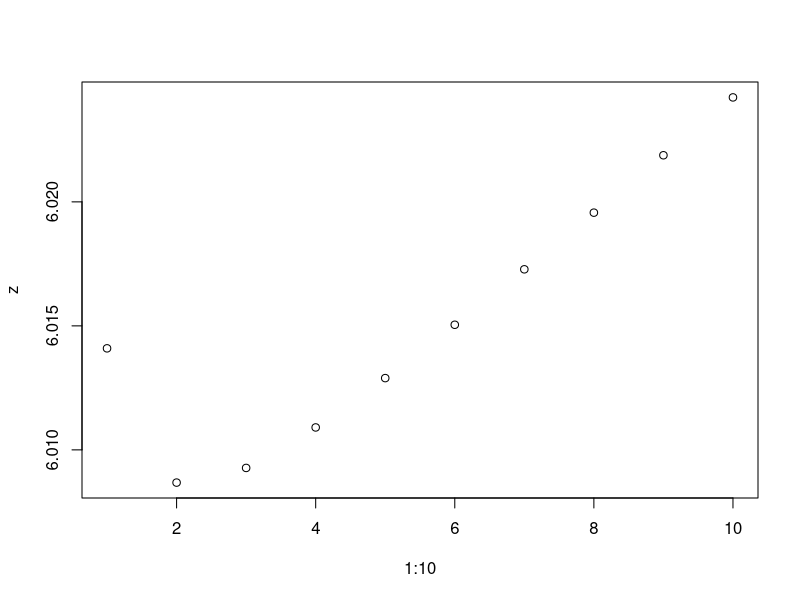

Generate this figure with R:
#after doomsday practice
#geo fresh
rm(list=ls(all = TRUE))
#for loop
z<-NULL
for(y in c(1:10)) {
  z[y]<-log(y+20^2+3*exp(1/y))
}
plot(1:10, z)
#-------------------------------
for(y in c(1:10)) {
  z<z+1
}
#y 在此變成計數器
#-------------------------------
